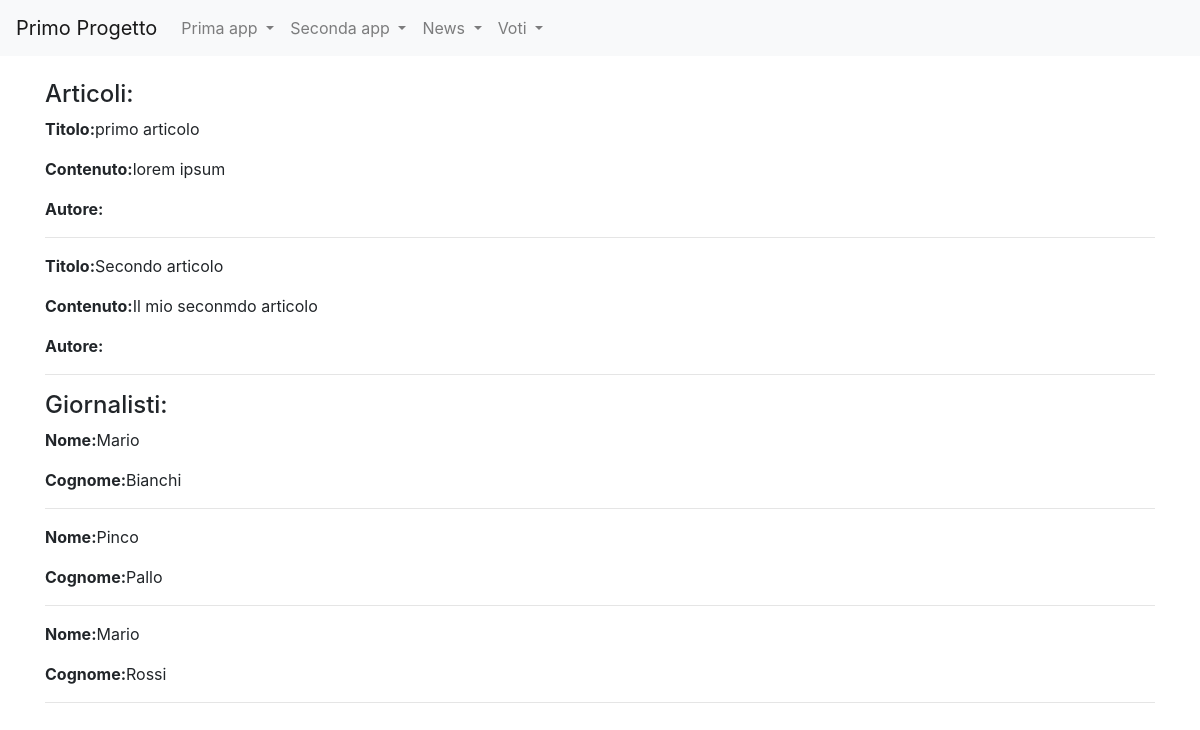
The page /news/ on the database as committed earlier.
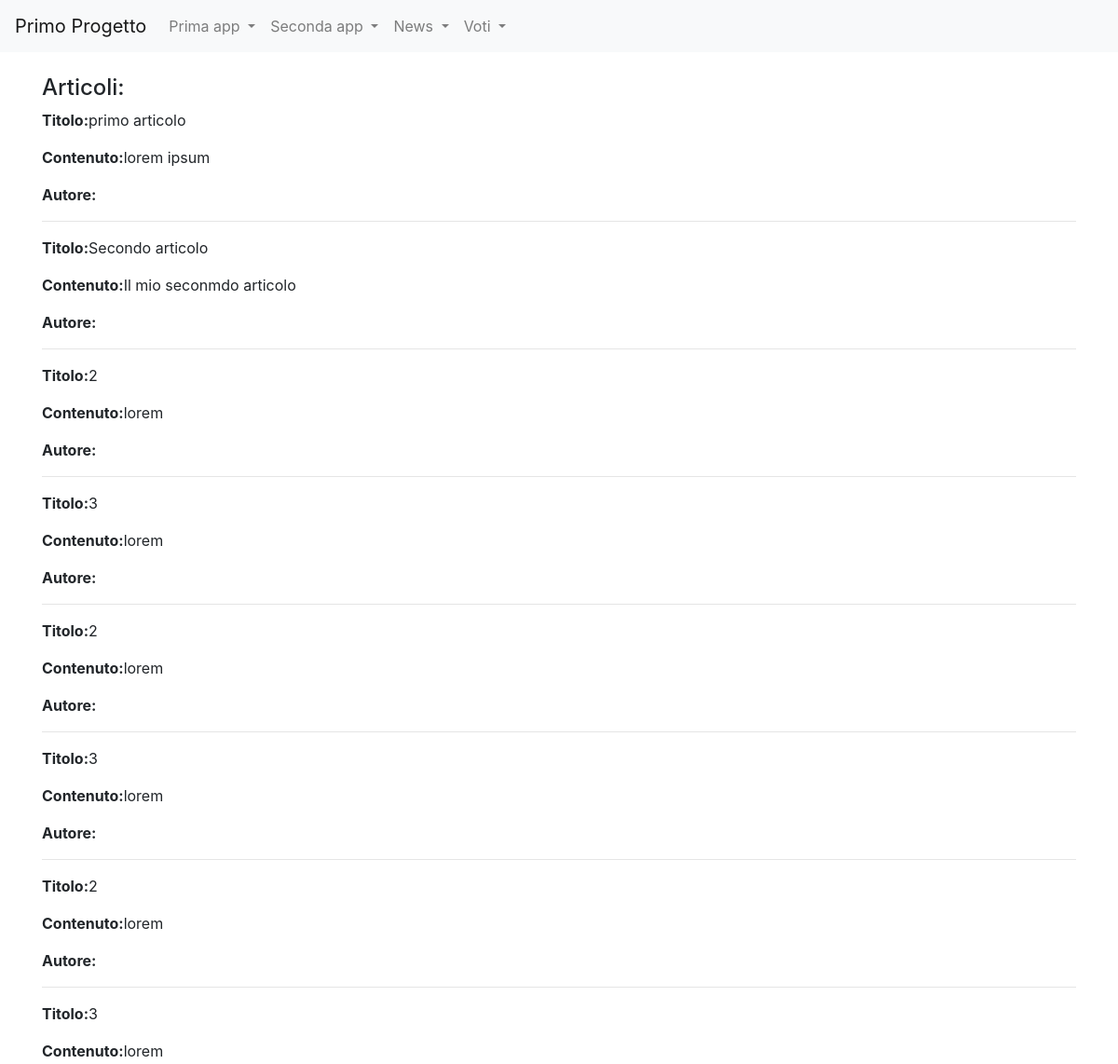
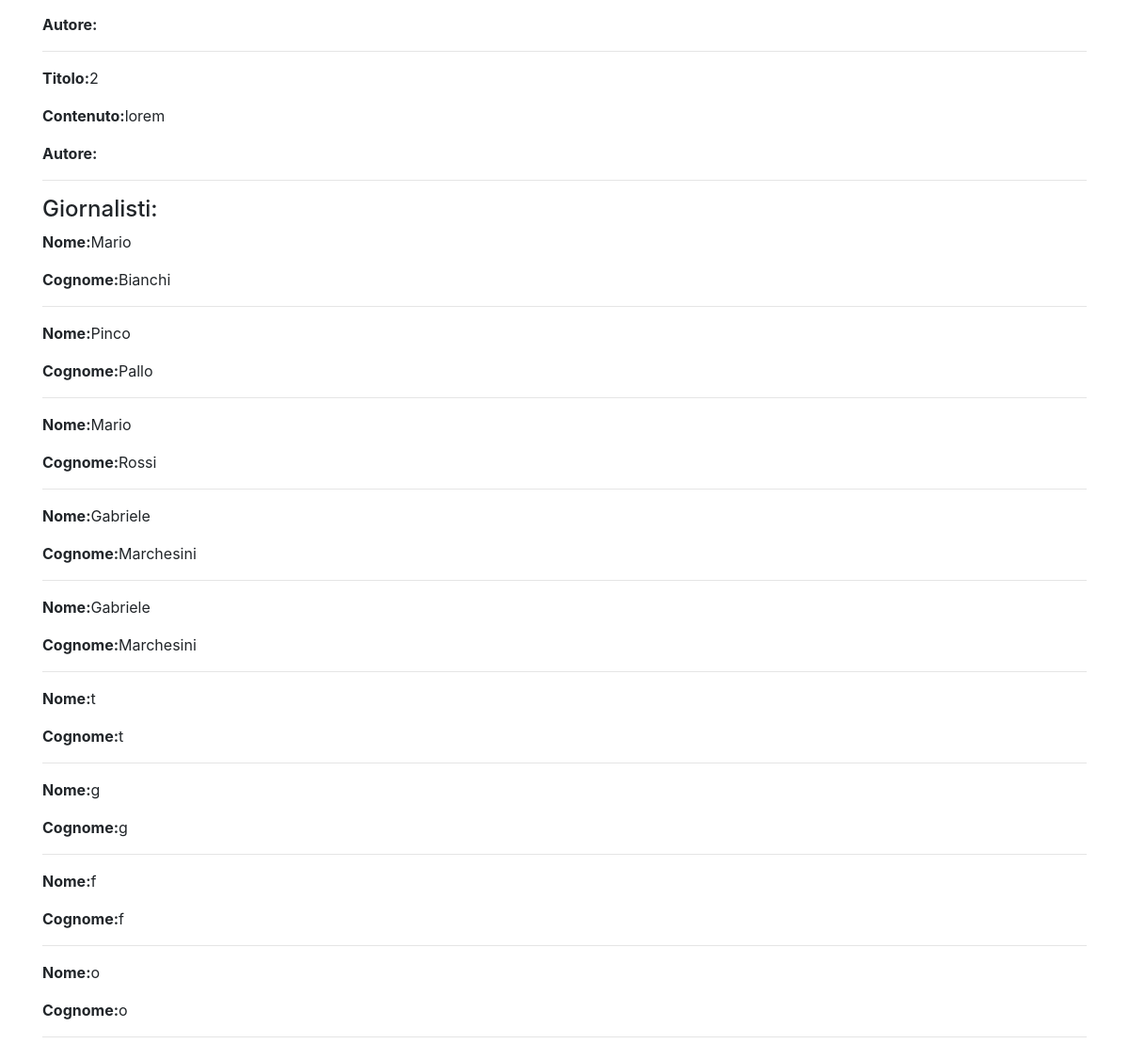
The same page on the database as committed later (2 pictures, top to bottom).
### news/models.py (models this page shows)
class Articolo(models.Model):
    titolo=models.CharField(max_length=20)
    contenuto=models.TextField()
    giornalista=models.ForeignKey(Giornalista, on_delete=models.CASCADE, related_name="articoli")
    visualizzazioni=models.IntegerField(default=0)
    data_articolo=models.DateTimeField(default=datetime.now())
    def __str__(self):
        return self.titolo
    class Meta:
        verbose_name="Articolo"
        verbose_name_plural="Articoli"

class Giornalista(models.Model):
    nome=models.CharField(max_length=20)
    cognome=models.CharField(max_length=20)
    anno_nascita=models.DateTimeField(default=datetime.now())
    def __str__(self):
        return self.nome+" "+self.cognome
    class Meta:
        verbose_name="Giornalista"
        verbose_name_plural="Giornalisti"

### news/views.py (the view)
# urls.py: path('',home,name="homeview"),
def home(request):
    articoli=Articolo.objects.all()
    giornalisti=Giornalista.objects.all()
    context={"articoli":articoli,"giornalisti":giornalisti}
    print(context)
    return render(request,"homepage_news.html",context)

### news/templates/homepage_news.html (shortened to what this page needs)
{% extends "base.html" %}
{% block content %}
    <h4>Articoli:</h4>
    {% for articolo in articoli %}
        <p><strong>Titolo:</strong>{{articolo.titolo}}</p>
        <p><strong>Contenuto:</strong>{{articolo.contenuto}}</p>
        <p><strong>Autore:</strong>{{articolo.autore}}</p>
        <hr>
    {% endfor %}
    <h4>Giornalisti:</h4>
    {% for giornalista in giornalisti %}
        <p><strong>Nome:</strong>{{giornalista.nome}}</p>
        <p><strong>Cognome:</strong>{{giornalista.cognome}}</p>
        <hr>
    {% endfor %}
{% endblock content %}

Rows that differ between the two databases and show on the page:
added Articolo: titolo "2", contenuto "lorem"
added Articolo: titolo "3", contenuto "lorem"
added Articolo: titolo "2", contenuto "lorem"
added Articolo: titolo "3", contenuto "lorem"
added Articolo: titolo "2", contenuto "lorem"
added Articolo: titolo "3", contenuto "lorem"
added Articolo: titolo "2", contenuto "lorem"
added Giornalista: nome "Gabriele", cognome "Marchesini"
added Giornalista: nome "Gabriele", cognome "Marchesini"
added Giornalista: nome "t", cognome "t"
added Giornalista: nome "g", cognome "g"
added Giornalista: nome "f", cognome "f"
added Giornalista: nome "o", cognome "o"
